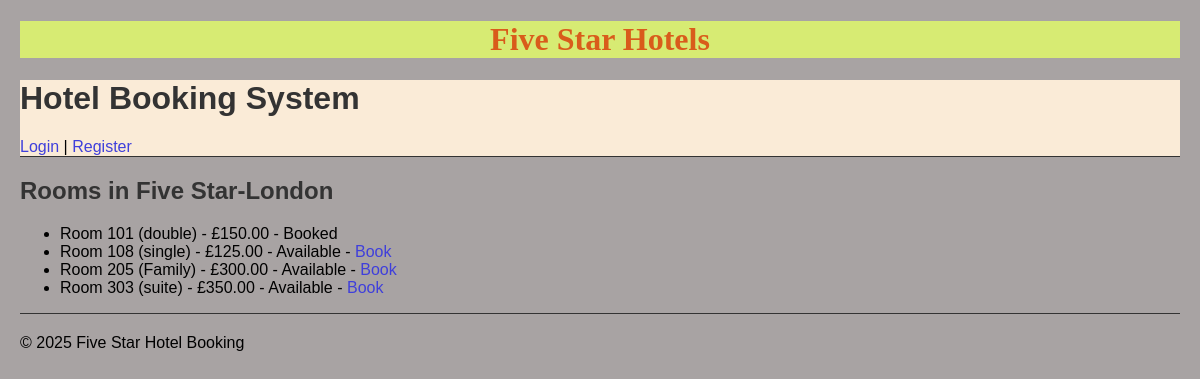
/booking/hotel/1/rooms/, run on an earlier commit of the app's database.
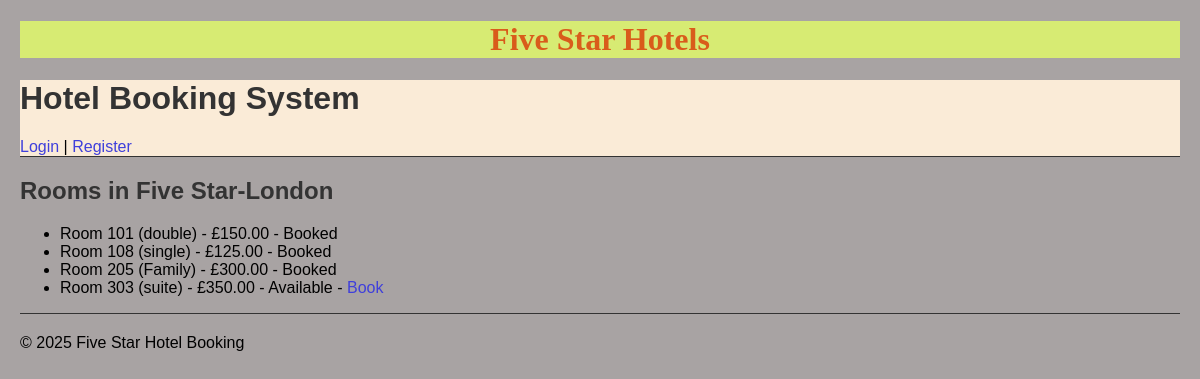
And on a later commit of the database.
### booking/models.py (models this page shows, shortened)
class Room(models.Model):
    ROOM_TYPES = [
        ('single', 'Single'),
        ('double', 'Double'),
        ('suite', 'Suite'),
        ('family', 'Family'),
    ]
    hotel = models.ForeignKey(Hotel, on_delete=models.CASCADE, related_name='rooms')
    room_number = models.CharField(max_length=10)
    room_type = models.CharField(max_length=10, choices=ROOM_TYPES)
    price_per_night = models.DecimalField(max_digits=6, decimal_places=2)
    is_available = models.BooleanField(default=True)

### booking/views.py (the view)
# urls.py: path('hotel/<int:hotel_id>/rooms/', views.room_list, name='room_list'),
def room_list(request, hotel_id):
    hotel = get_object_or_404(Hotel, pk=hotel_id)
    rooms = hotel.rooms.all()
    return render(request, 'booking/room_list.html', {'hotel': hotel, 'rooms': rooms})

### booking/templates/booking/room_list.html
{% extends 'base.html' %}
{% block content %}
<h2>Rooms in {{ hotel.name }}</h2>
<ul>
  {% for room in rooms %}
    <li>
      Room {{ room.room_number }} ({{ room.room_type }}) - £{{ room.price_per_night }}
      {% if room.is_available %}
        - Available - <a href="{% url 'booking:book_room' room.id %}">Book</a>
      {% else %}
        - Booked
      {% endif %}
    </li>
  {% empty %}
    <li>No rooms available.</li>
  {% endfor %}
</ul>
{% endblock %}

What changed in the data, as far as the page shows it:
changed Room "single": is_available "- Available - Book" → "- Booked"
changed Room "Family": is_available "- Available - Book" → "- Booked"
